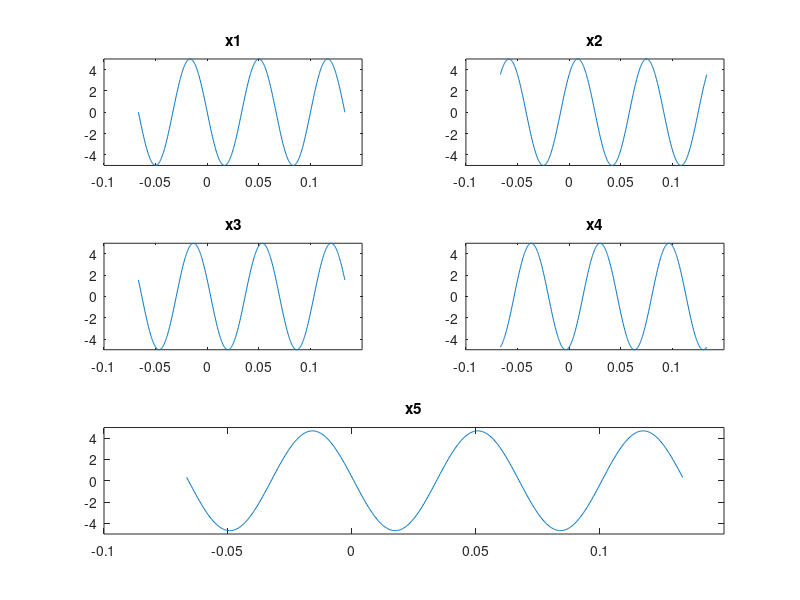

The MATLAB script that drew this image: (Note: this script raises an error after producing the figure.)
t = [-1/15:1/3000:2/15];

x1 = 5*cos(2*pi*15*t+.5*pi);
x2 = 5*cos(2*pi*15*t-.25*pi);
x3 = 5*cos(2*pi*15*t+.4*pi);
x4 = 5*cos(2*pi*15*t-.9*pi);

subplot(3,2,1),plot(t,x1), axis([-.1 .15 -5 5]), title('x1')
subplot(3,2,2),plot(t,x2), axis([-.1 .15 -5 5]), title('x2')
subplot(3,2,3),plot(t,x3), axis([-.1 .15 -5 5]), title('x3')
subplot(3,2,4),plot(t,x4), axis([-.1 .15 -5 5]), title('x4')

x5 = x1+x2+x3+x4;


subplot(3,1,3),plot(t,x5), axis([-.1 .15 -5 5]), title('x5')
[x y] = ginput(1);
magnitude = y
phase = -x*2*pi*15*(180/pi)

z1 = 5*exp(j*.5*pi);
z2 = 5*exp(j*-.25*pi);
z3 = 5*exp(j*.4*pi);
z4 = 5*exp(j*-.9*pi);
z5 = z1+z2+z3+z4;

disp('z1'),zprint(z1)
disp('z2'),zprint(z2)
disp('z3'),zprint(z3)
disp('z4'),zprint(z4)
disp('z5'),zprint(z5)

f = [z1 z2 z3 z4];

figure(2)
zcat(f)
hold
zvect(z5)